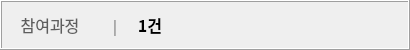
       <widget class="QFrame" name="frame_3">
        <property name="geometry">
         <rect>
          <x>20</x>
          <y>20</y>
          <width>410</width>
          <height>50</height>
         </rect>
        </property>
        <property name="minimumSize">
         <size>
          <width>410</width>
          <height>50</height>
         </size>
        </property>
        <property name="maximumSize">
         <size>
          <width>410</width>
          <height>50</height>
         </size>
        </property>
        <property name="font">
         <font>
          <family>맑은 고딕</family>
         </font>
        </property>
        <property name="frameShape">
         <enum>QFrame::Box</enum>
        </property>
        <property name="frameShadow">
         <enum>QFrame::Raised</enum>
        </property>
        <widget class="QLabel" name="label_30">
         <property name="geometry">
          <rect>
           <x>10</x>
           <y>10</y>
           <width>80</width>
           <height>30</height>
          </rect>
         </property>
         <property name="font">
          <font>
           <family>맑은 고딕</family>
           <pointsize>12</pointsize>
          </font>
         </property>
         <property name="styleSheet">
          <string notr="true">background-color: rgba(255, 255, 255, 0);
color: rgb(94, 94, 94);</string>
         </property>
         <property name="text">
          <string>참여과정</string>
         </property>
         <property name="alignment">
          <set>Qt::AlignCenter</set>
         </property>
        </widget>
        <widget class="QLabel" name="label_31">
         <property name="geometry">
          <rect>
           <x>110</x>
           <y>10</y>
           <width>10</width>
           <height>30</height>
          </rect>
         </property>
         <property name="font">
          <font>
           <family>맑은 고딕</family>
           <pointsize>13</pointsize>
          </font>
         </property>
         <property name="styleSheet">
          <string notr="true">color: rgb(135, 135, 135);
background-color: rgba(255, 255, 255, 0);</string>
         </property>
         <property name="text">
          <string>|</string>
         </property>
         <property name="alignment">
          <set>Qt::AlignCenter</set>
         </property>
        </widget>
        <widget class="QLabel" name="label_32">
         <property name="geometry">
          <rect>
           <x>120</x>
           <y>10</y>
           <width>60</width>
           <height>30</height>
          </rect>
         </property>
         <property name="font">
          <font>
           <family>맑은 고딕</family>
           <pointsize>12</pointsize>
           <weight>75</weight>
           <bold>true</bold>
          </font>
         </property>
         <property name="styleSheet">
          <string notr="true">background-color: rgba(255, 255, 255, 0);</string>
         </property>
         <property name="text">
          <string>1건</string>
         </property>
         <property name="alignment">
          <set>Qt::AlignCenter</set>
         </property>
        </widget>
       </widget>
